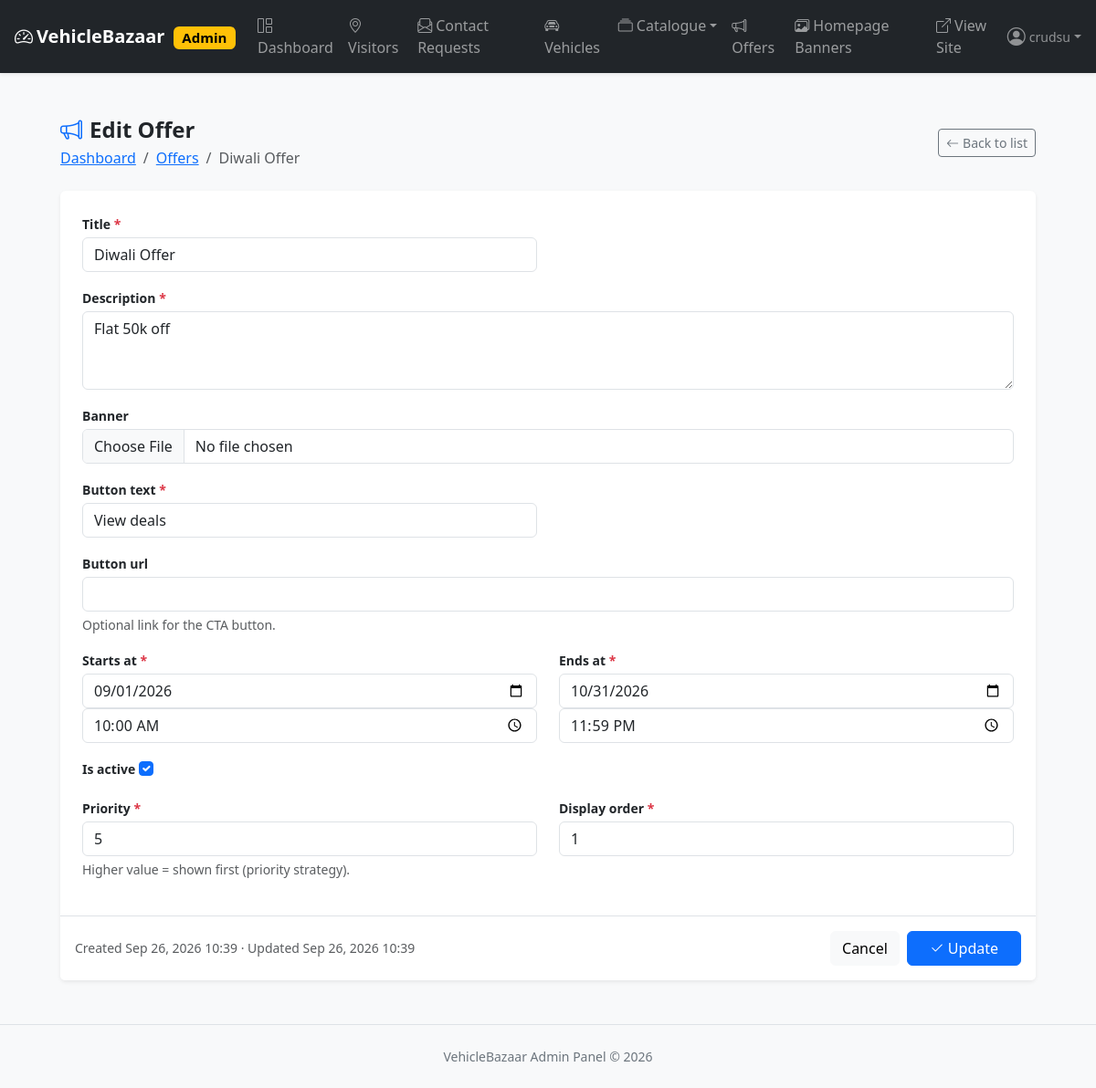
The page /admin-panel/offers/1/edit/ (signed in) on the database as committed earlier.
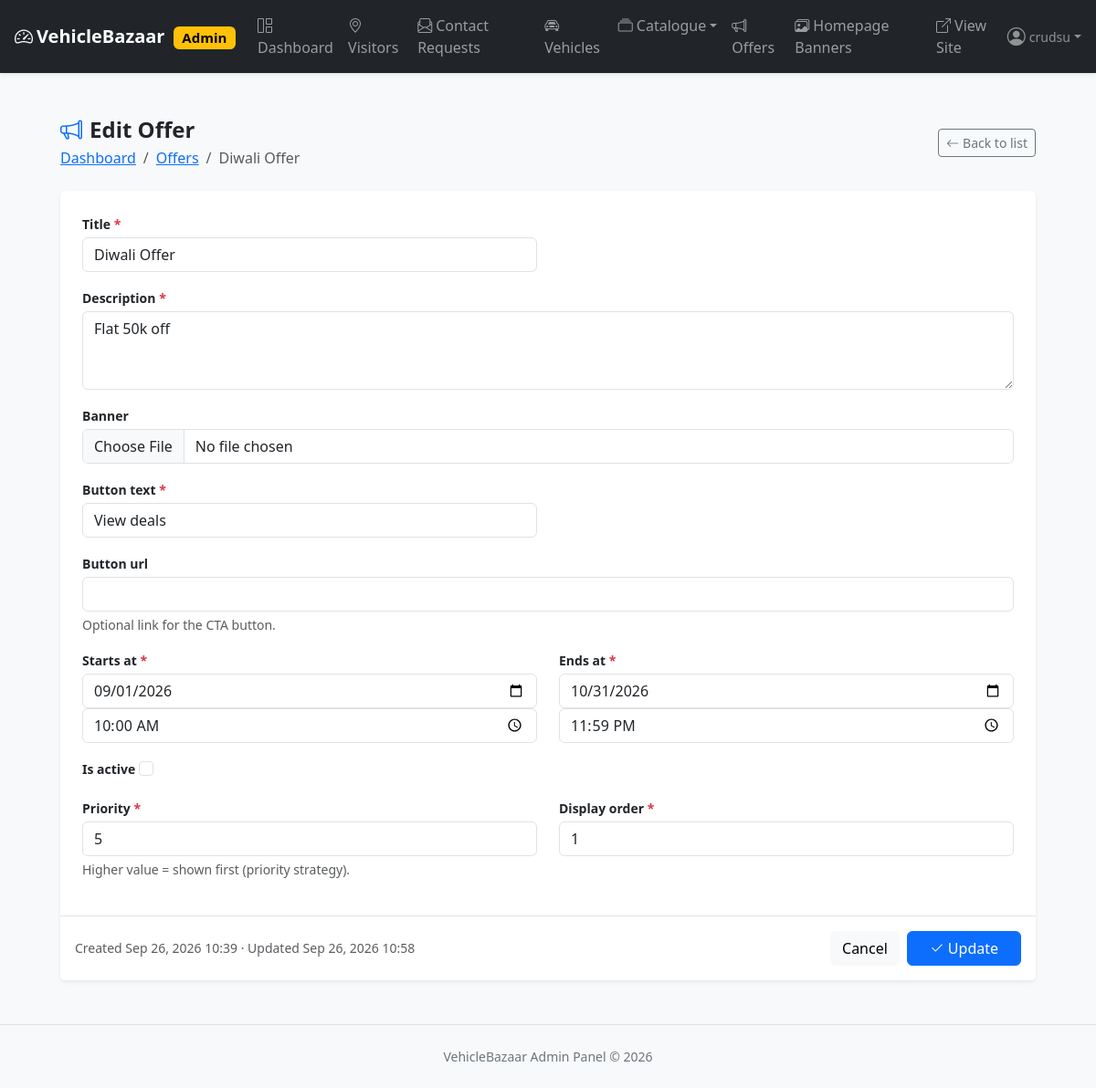
The same page on the database as committed later.
### apps/offers/models/offer.py (models this page shows, shortened)
class Offer(TimeStampedModel, SlugifiedModel):
    title = models.CharField(max_length=200)
    slug = models.SlugField(max_length=220, unique=True, db_index=True)
    description = models.TextField()
    banner = models.ImageField(
        upload_to=upload_to_offer_banner,
        blank=True,
        null=True,
        validators=[validate_image_upload],
    )
    button_text = models.CharField(max_length=60, default="Shop Now")
    button_url = models.URLField(blank=True, help_text="Optional link for the CTA button.")
    start_date = models.DateTimeField(help_text="Modal appears from this moment.")
    end_date = models.DateTimeField(help_text="Modal disappears after this moment.")
    is_active = models.BooleanField(default=True, db_index=True)
    priority = models.PositiveSmallIntegerField(
        default=0, db_index=True, help_text="Higher value = shown first (priority strategy)."
    )
    display_order = models.PositiveSmallIntegerField(default=0)
    class Meta:
        ordering = ["-priority", "display_order", "-created_at"]
        indexes = [
            models.Index(fields=["is_active", "start_date", "end_date"], name="offer_window_idx"),
        ]
    def __str__(self) -> str:
        return self.title

### apps/dashboard/entity_views.py (the view)
# urls.py: path("offers/<int:pk>/edit/", ev.offer_form, name="offer_edit"),
@login_required
@staff_required
def offer_form(request, pk=None):
    instance = get_object_or_404(Offer, pk=pk) if pk else None
    return crud.crud_form(
        request,
        form_class=OfferForm,
        instance=instance,
        template_name="admin_panel/model_form.html",
        page_meta={"page_title": ("Edit Offer" if instance else "Add Offer"), "nav_icon": "megaphone", "list_url": "/admin-panel/offers/", "list_label": "Offers", "half_width": ["title","button_text","start_date","end_date","priority","display_order"]},
        success_url_name="offer_list",
        success_message="Offer “%s” saved.",
    )

### apps/dashboard/forms.py (shortened to what this page needs)
class OfferForm(BaseAdminForm):
    start_date = AdminSplitDateTimeField(label="Starts at")
    end_date = AdminSplitDateTimeField(label="Ends at")
    class Meta:
        model = Offer
        fields = [
            "title",
            "description",
            "banner",
            "button_text",
            "button_url",
            "start_date",
            "end_date",
            "is_active",
            "priority",
            "display_order",
        ]
        widgets = {"description": forms.Textarea(attrs={"rows": 3})}

### apps/core_context.py (called while the page is built)
def site_settings(request):
    return {
        "SITE_NAME": getattr(settings, "SITE_NAME", "VehicleBazaar"),
        "SITE_TAGLINE": getattr(settings, "SITE_TAGLINE", "Quality second-hand vehicles, verified."),
    }

### apps/offers/context_processors.py (called while the page is built)
def active_offer(request):
    if request.path.startswith("/admin-panel/") or request.path.startswith("/django-admin/"):
        return {"modal_offer": None}
    return {"modal_offer": OfferService.get_modal_offer()}

### templates/admin_panel/model_form.html (shortened to what this page needs)
{% extends "admin_panel/base.html" %}
{% block content %}
<div class="container-fluid px-3 py-4" style="max-width:1100px;">
  <div class="d-flex flex-wrap justify-content-between align-items-center mb-4 gap-2">
    <div>
      <h4 class="mb-0 fw-bold"><i class="bi bi-{{ nav_icon }} me-2 text-primary"></i>{{ page_title }}</h4>
      <nav aria-label="breadcrumb"><ol class="breadcrumb small mb-0 mt-1">
        <li class="breadcrumb-item"><a href="/admin-panel/">Dashboard</a></li>
        <li class="breadcrumb-item"><a href="{{ list_url }}">{{ list_label }}</a></li>
        <li class="breadcrumb-item active">{{ instance|default:"Add new" }}</li>
      </ol></nav>
    </div>
    <a href="{{ list_url }}" class="btn btn-outline-secondary btn-sm"><i class="bi bi-arrow-left me-1"></i>Back to list</a>
  </div>
  <form method="post" enctype="multipart/form-data" novalidate>
    <div class="card shadow-sm border-0">
      <div class="card-body p-4">
        <div class="row">
          {% for field in form %}
            <div class="{% if field.name in half_width %}col-md-6{% else %}col-12{% endif %}">
              {% include "admin_panel/partials/field.html" %}
            </div>
          {% endfor %}
        </div>
      </div>
      <div class="card-footer bg-white border-top d-flex justify-content-end gap-2 py-3">
        {% if instance %}
          <span class="text-muted small me-auto align-self-center">
            Created {{ instance.created_at|date:"M j, Y H:i" }} · Updated {{ instance.updated_at|date:"M j, Y H:i" }}
          </span>
        {% endif %}
        <a href="{{ list_url }}" class="btn btn-light">Cancel</a>
        <button type="submit" class="btn btn-primary px-4"><i class="bi bi-check2 me-1"></i>{% if instance %}Update{% else %}Create{% endif %}</button>
      </div>
    </div>
  </form>
</div>
{% endblock %}

### templates/admin_panel/partials/field.html (shortened to what this page needs)
<div class="mb-3">
  <label for="{{ field.id_for_label }}" class="form-label fw-semibold small mb-1">
    {{ field.label }}{% if field.field.required %} <span class="text-danger">*</span>{% endif %}
  </label>
  {{ field }}
  {% if field.help_text %}<div class="form-text">{{ field.help_text|safe }}</div>{% endif %}
</div>

Rows that differ between the two databases and show on the page:
changed Offer "Diwali Offer": is_active "☑" → "☐"; updated_at "Sep 26, 2026 10:39" → "Sep 26, 2026 10:58"
